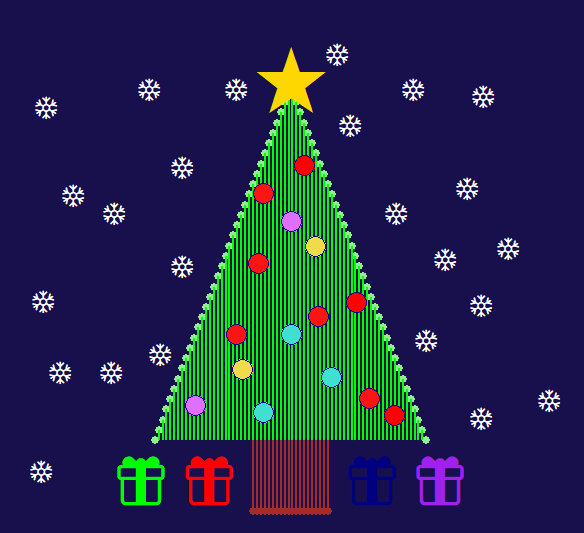

R code for this plot:
library(ggplot2)
library(dplyr)
set.seed(13)

tree <- data.frame(ground = seq(0, 10, length.out = 70)) %>%
  mutate(green = (10 - 2*abs(ground - 5)),
         trunk = ifelse(abs(ground - 5) < 1.5, -2, NA))

baubles <- data.frame(b_x = c(1.5, 3, 3.2, 3.8, 4, 4, 5, 5, 5.5, 5.9, 6,
                              6.5, 7.4, 7.9, 8.8),
                      b_y = c(1, 3, 2, 5, 0.8, 7, 3, 6.2, 7.8, 5.5, 3.5,
                              1.8, 3.9, 1.2, 0.7),
                      b_col = sample(1:5, 15, replace = TRUE))


snow <- data.frame(snow_x = c(-4.2, -3.5, -4.1, -4, -3, -1.6, -1.5, -0.2,
                              0.2, 1, 1, 3, 6.7, 7.2, 9.5, 12.1, 8.9, 11.5,
                              10.7, 10, 13, 12, 12, 14.5),
                   snow_y = c(-0.8, 2, 4, 9.5, 7, 2, 6.5, 10, 2.5, 5, 7.8,
                              10, 11, 9, 10, 9.8, 6.5, 7.2, 5.2, 2.9, 5.5,
                              3.9, 0.7, 1.2))

ggplot(tree) + 
  geom_point(aes(ground, green), color = "lightgreen") +
  geom_segment(aes(ground, y = 0, yend = green), color = "green") + 
  geom_point(aes(ground, trunk), color = "brown", na.rm = TRUE) + 
  geom_segment(aes(ground, y = 0, yend = trunk), color = "brown",
               na.rm = TRUE) + 
  geom_point(data = baubles, aes(b_x, b_y, fill = factor(b_col)),
             shape = 21, size = 4.7, color = "navy") +
  scale_fill_manual(values = c("#ff0000", "#f0db4d", "#DF70FF",
                               "turquoise", "#ff1414")) +
  ylim(-2, 12) +
  xlim(-5, 15) +
  annotate("text", x = 5, y = 10.5,
           label = "\u2605", color = "gold", size = 20) +
  coord_fixed(1.3) +
  annotate("text", x = 2, y = -1, label = "\U1F381", size = 10, color = "red") +
  annotate("text", x = 8, y = -1, label = "\U1F381", size = 10, color = "navy") +
  annotate("text", x = -0.5, y = -1, label = "\U1F381", size = 10, color = "green") +
  annotate("text", x = 10.5, y = -1, label = "\U1F381", size = 10, color = "purple") +
  theme_void() +
  theme(
  legend.position = "None",
  panel.background = element_rect(fill = "#17104d", color = "white")
  ) +
  annotate("text", x = snow$snow_x, y = snow$snow_y,
           label = "\U2744", color = "white", size = 5)
